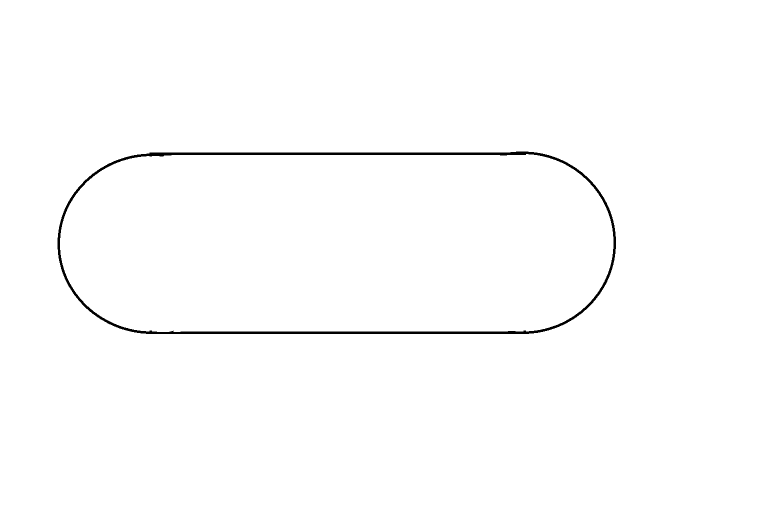
#> input picture Maps/mapao.png, 1520 x 1058 px (shown at 1/2 size)
$ python example_PID.py
#> lines starting #> are read from the running program, lines starting #| are printed output that depends on the picture; after the words box and inside, x2 and y2 are one past the last pixel; in counts of white or black regions, pixels touching at a corner belong together
### mapping.py
import numpy as np
from PIL import Image
import matplotlib.pyplot as plt


class Map(object):
    """This class create a representation of the autocar environmet receving an
    image of its map, the image is converted to a black and white image and then
    represented as a numpy array"""

    def __init__(self, file):
#> called with file = 'Maps/mapao.png'
        self.pixels = np.asarray(Image.open(file).convert("L").transpose(Image.FLIP_TOP_BOTTOM))
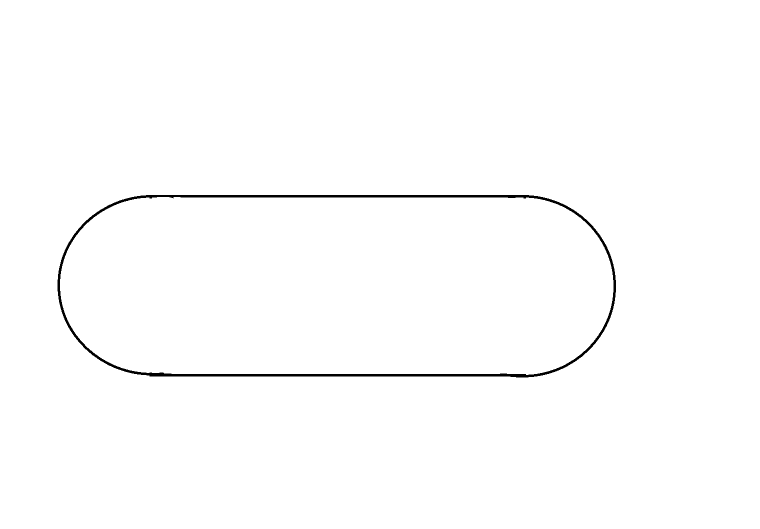
#> self.pixels: shape (1058, 1520) (shown at 1/2 size); 99.2% white; 1 black region, box (x1, y1, x2, y2) and area: (115, 390, 1232, 755) 13286

    def show(self):
        """Plot the image as a b&w plot"""
        plt.imshow(self.pixels)  # , interpolation='nearest')
        plt.axis([0, self.pixels[0].size, 0, self.pixels.size / self.pixels[0].size])
        plt.gray()
        # plt.draw()

    def read(self, x, y):
        """Read the value of the pixel in the desired position"""
        return self.pixels[y][x]

    def getMap(self):
        """Return the numpy array thats represent the map"""
        return self.pixels

### autocar.py
from __future__ import print_function

import bicycle
import vehicle
import camera
import mapping


class AutoCar(vehicle.Vehicle):
    """This class take all the previous classes and create a auto car model, it can
    see the map over the camera and move based on it

    To Inicialize a self driving car it is need:

    * A image file thats represents the envoriment(**map_file**)
    * A relation of pixels per meter to scale the image (**pxlpermeter**)
    * The length of the camera in pixels (**cam_length**)"""

    def __init__(self, map_file, cam_length=128, L=0.2, alpha_max=20,
                 pxlpermeter=370, H=0.2, cam_angle=30):
        vehicle.Vehicle.__init__(self, L * pxlpermeter, alpha_max)  # create a vehicle
        self.pxlpermeter = pxlpermeter  # scale the plot
        self.map = mapping.Map(map_file)  # create a map
        self.H = H * pxlpermeter  # set the cam heigth
        self.cam = camera.Camera(self.H, cam_angle, cam_length)  # Load the map into
        self.cam.loadMap(self.map)  # the vehicle camera
        self.error = 0  # actual error (error[k])
        self.last_error = 0  # last error (error[k-1])
        self.int_error = 0  # integral of the error

    def run(self, v, value):
        '''Sobrepose the run method applying the pixels per meter paramater
        to the speed and scalling the angle as a **value** from -1 to 1, because
        the camera reads return a error in this range'''
        ###Value must be between -1 and 1
        alpha = value * self.alpha_max  # scale the value to the steer angle
        self.Odometry(v, alpha)  # Reads the odometry sensors v in meters
        v = v * self.pxlpermeter  # and steer in degrees
        bicycle.Bicycle.run(self, v, alpha)

    def show(self, legend="Path"):
        """Show the image of the map and the poses of the auto car"""
        self.map.show()
        bicycle.Bicycle.show(self, legend)

    def pidControl(self, Kp=2, Ki=0, Kd=0, v=1, debug=True):
        """Aplly the PID control to the model"""
        error = self.cam.findLine(self.getPose(), visualize=debug)
        self.int_error += error
        delta_error = error - self.last_error
        self.last_error = error
        alpha = Kp * error + Ki * self.int_error + Kd * delta_error
        self.run(v, alpha)
        if debug:
            print(error, alpha)

    def sim_LineFollower(self, Kp=2, Ki=0, Kd=0, v=5, Steps=500, debug=False):
        """Simulate the auto car autonomously running througth the map using a PID
        control system for a number of **steps**

        Parameters:

        * Kp = Proportional Gain.
        * Ki = Integral Gain.
        * Kd = Derivative Gain.
        * v = speed in meters to step time."""
#> called with Kp = 1, Ki = 0, Kd = 0.3, v = 0.01, Steps = 1000, debug = False
        for i in range(Steps):
            self.pidControl(Kp, Ki, Kd, v, debug)

### bicycle.py
import math
import random
import matplotlib.pyplot as plt

class Bicycle(object):
    """Implementation of the famous bibycle "model"

    Inicialize the model, getting **L** = distance between the wheels and
    **alpha_max** = maximun steer angle

    **The distances must be ALLWAYS in meters**"""

    def __init__(self, L =1 ,alpha_max = 90):
        self.L = L                      # L is the length between the wheels
        self.alpha_max = alpha_max      # alpha_max is the maximal angle of the
        self.x = 0                      # front axis
        self.y = 0                      # the inicial position of the model is
        self.theta = 0                  # (0,0,0) and the pose is (x,y,theta)
        self.poses = [[], [], []]         # list old the poses of the model
    def clear(self):
        """Clear the list of poses"""
        self.poses = [[], [], []]
    def getPose(self):
        """Return que actual pose of the model. The pose is in (x,y,theta) form"""
        return self.poses[0][-1],self.poses[1][-1], self.poses[2][-1]
    def setPose(self,x,y,theta):
        """Define a new pose to the model"""
        self.x = x
        self.y = y
        self.theta = theta
        self.poses[0].append(x)
        self.poses[1].append(y)
        self.poses[2].append(theta)
    def update(self,x,y,theta):
        """Change the pose of the model adding the parameters to the actual pose"""
        self.x += x
        self.y += y
        self.theta += theta
        self.poses[0].append(self.x)
        self.poses[1].append(self.y)
        self.poses[2].append(self.theta)
    def run(self,v,alpha):
        """Calculate the next pose of the model getting the speed (distance travaled
        in this step time) and the steer angle"""
        if(alpha > self.alpha_max):   #limits the steer angle to the fisical limit
            alpha = self.alpha_max
        if(alpha < -self.alpha_max):
            alpha = -self.alpha_max
        delta_x = v*math.cos(math.radians(self.theta))
        delta_y = v*math.sin(math.radians(self.theta))
        delta_theta = math.degrees((v/self.L)*math.tan(math.radians(alpha)))
        #print delta_theta
        self.update(delta_x,delta_y,delta_theta)
    def show(self,legend = "Path"):
        """Plot the path of the model"""
        plt.plot(self.poses[0],self.poses[1],label = legend)
        plt.legend()
        plt.draw()
    # [11 lines left out: functions sim_RandomPath, sim_Path, not called in this run]
    def __str__(self):
        return str(self.poses)

### vehicle.py
import math
import random
import matplotlib.pyplot as plt
import bicycle


class Vehicle(bicycle.Bicycle):
    """The Vehicle is based on the Bicycle class, the diferece is the it has
        sensors em methods for odometry"""

    def __init__(self, L=1, alpha_max=90):
        bicycle.Bicycle.__init__(self, L, alpha_max)
        self.odoState = False  # turn of odometry
        self.odoVariance = [0, 0]  # set the standard deviantion of the odometry to zero
        self.sensors = [[], []]  # inicialize a list of the sensors reads,
        # sensors[0] = encoder
        # sensors[1] = steer angle

    # [18 lines left out: functions setOdometry, setOdometryVariance, readSensors, not called in this run]

    def Odometry(self, v, alpha):
        """Make the read of the sensors if the odometry is set"""
        if (self.odoState):
            self.readSensors(v, alpha)

    def readOdometry(self):
        """Return the list of sensors reads of the encoder and the steer angles"""
        return self.sensors[0], self.sensors[1]

    # [9 lines left out: functions run, clear, not called in this run]

### camera.py
import matplotlib.pyplot as plt
import math


class Camera(object):
    """Simulate a line scan camera used to read the map

    **L** is length of the camera image in pixels"""

    def __init__(self, H, cam_angle, L=60):
        self.L = L  # The length of the camera image (pixels)
        self.H = H
        self.cam_angle = cam_angle
        self.error = 0
        # Define the distance between the robot and the camera readLine
        self.d_cam = self.H * math.tan(math.radians(self.cam_angle))
        self.beta = math.degrees(math.atan(L / (2 * self.d_cam)))
        self.d_start = self.d_cam / math.cos(math.radians(self.beta))

    def loadMap(self, map):
        """Load a Map object into the camera"""
        self.map = map

    def readLine(self, pose, visualize=False):
        """Reads a line of the map based on the pose of the robot"""
        # Define the position of the first pixel
        #        startx =  (pose[0] + d_cam*math.cos(math.radians(pose[2]))) + \
        #         (self.L/2)*math.cos(math.radians((pose[2]+90)))
        #        starty =  (pose[1] + d_cam*math.sin((pose[2]))) + \
        #        (self.L/2)*math.sin(math.radians(pose[2]+90))
        startx = (pose[0] + self.d_start * math.cos(math.radians(pose[2] + self.beta)))
        starty = (pose[1] + self.d_start * math.sin(math.radians(pose[2] + self.beta)))
        x = []  # list of x positions of the pixels
        y = []  # list of y positions of the pixels
        reads = []  # value of the pixels

        for i in range(self.L):  # run over the line pixel by pixel
            x.append(int(startx + i * math.cos(math.radians(pose[2] - 90))))
            y.append(int(starty + i * math.sin(math.radians(pose[2] - 90))))
            reads.append(self.map.read(x[-1], y[-1]))
        if visualize:
            plt.plot(x, y)
            plt.draw()
        return reads

    def findLine(self, pose, visualize=False):
        """ Finds the center of a black line in the image read by the models pose
        and return the diference from it to the center of the camera in a range
        from -1 to 1

        - If no line is found its return the last error

        - Find de centroid of the black points in the image, this is the center of the line by definition, and compare with the center of the camera length"""
        address = 0  # Store the address of the black points
        num = 0  # Store the number of black points find
        read = self.readLine(pose, visualize)  # read the line from the pose of the model
        for i in range(self.L - 1):  # run over the read array
            if (read[i] < 150):  # if the pixel value < 150 it is black
                address += i
                num += 1

        # determine the dif between the center fo the camera and the centroid
        # of the black pixels
        # If the line is by the rigth of the center the error is negative
        if (num < 1):
            self.error = self.error
        else:
            centroid = address / num  # find the centroid of the black pixels
            self.error = (self.L / 2) - centroid
        return self.error / float(self.L / 2)

    # [14 lines left out: function findPath, not called in this run]

### example_PID.py
import matplotlib.pyplot as plt
import autocar

"""This example show a tipical use of the "Robot" Class, it loads a image file
thats represent the road's map and run over it using a PID control.
The plot is scale using the default pixels per meter value (370)"""

rob = autocar.AutoCar("Maps/mapao.png", alpha_max=30)  # inicialize the robot in the map
rob.setPose(400, 400, 0)  # set a initial pose
rob.sim_LineFollower(Steps=1000, Kp=1, Kd=0.3, v=0.01, debug=False)
""" This method apply the PID control to the model, its print the error read by
the camera and the value applied to the steer angle, the angle is find as the
value * alpha_max"""
rob.show()  # plot the results
plt.show()
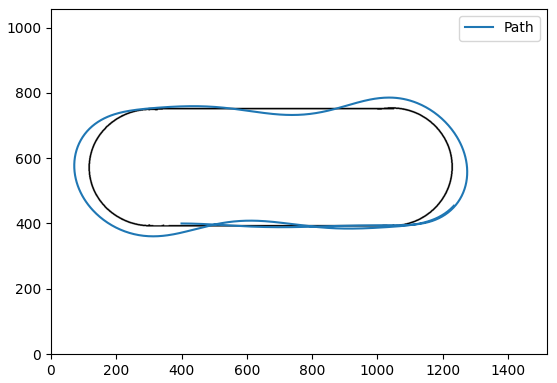
#> figure drawn by matplotlib, 1 panel
